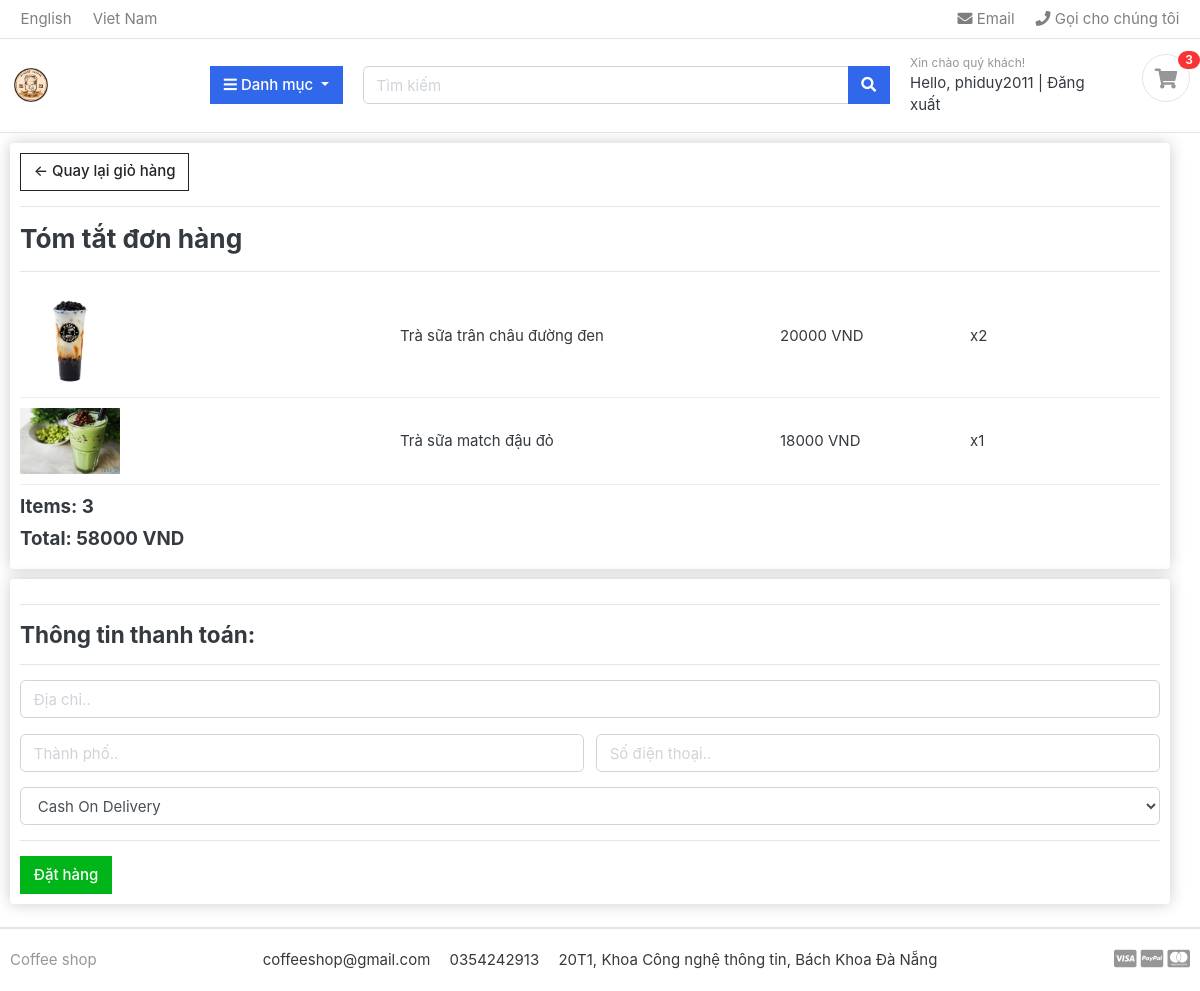
Screenshot of /cart/checkout/ (signed in) with the database file from the repository.
### cart/models.py (models this page shows, shortened)
class OrderItem(models.Model):
    product = models.ForeignKey(Product, on_delete=models.SET_NULL, null=True)
    order = models.ForeignKey(Order, on_delete=models.SET_NULL, null=True)
    quantity = models.IntegerField(default=0)
    date_added = models.DateTimeField(default=now)
    @property
    def get_total(self):
        total = self.product.price * self.quantity
        return total

class Order(models.Model):
    customer = models.ForeignKey(Customer, on_delete=models.SET_NULL, null=True)
    date_ordered = models.DateTimeField(default=now)
    complete = models.BooleanField(default=False)
    @property
    def get_cart_total(self):
        orderitems = self.orderitem_set.all()
        total = sum([item.get_total for item in orderitems])
        return total
    @property
    def get_cart_items(self):
        orderitems = self.orderitem_set.all()
        total = sum([item.quantity for item in orderitems])
        return total

### coffee/models.py (models this page shows, shortened)
class Product(models.Model):
    name = models.CharField(max_length=255, unique=True)
    slug = models.SlugField(max_length=100, unique=True)
    price = models.FloatField()
    quantity = models.IntegerField()
    category = models.ForeignKey(Category, on_delete=models.CASCADE)
    image = models.ImageField(max_length=100, upload_to='products/images', blank=True)
    description = models.TextField(max_length=2048, blank=True, default='')

### cart/views.py (the view, shortened to what this page needs)
# urls.py: path('checkout/', views.checkout, name='checkout'),
def checkout(request):
    if request.user.is_authenticated:
        data = cartData(request)
        items = data['items']
        order = data['order']
        cartItems = data['cartItems']
        total = order.get_cart_total
        return render(request, "checkout.html", {'items':items, 'order':order, 'cartItems':cartItems, 'alert':False})

### cart/inherit.py (called while the page is built, shortened)
def cartData(request):
    if request.user.is_authenticated:
        customer = request.user.customer
        order, created = Order.objects.get_or_create(customer=customer, complete=False)
        items = order.orderitem_set.all()
        cartItems = order.get_cart_items
    return {'cartItems':cartItems, 'items':items, 'order':order}

### category/context_processors.py (called while the page is built)
def menu_links(request):
    links = Category.objects.all()
    return dict(links=links)

### category/models.py (called while the page is built)
    def get_url(self):
        return reverse('products_by_category', args=[self.slug])

### templates/checkout.html (shortened to what this page needs)
{% extends 'base.html' %}
{% load static %}
{% block content %}
<div class="container-fluid row">
    <div class="col-lg-12">
        <div class="box-element">
            <a class="btn btn-outline-dark" href="/cart/">&#x2190; Quay lại giỏ hàng</a>
            <hr>
            <h3>Tóm tắt đơn hàng</h3>
            <hr>
            {% for item in items %}
            <div class="cart-row">
                <div style="flex:2"><img class="row-image" src="{{item.product.image.url}}"></div>
                <div style="flex:2">
                    <p>{{item.product.name}}</p>
                </div>
                <div style="flex:1">
                    <p>{{item.product.price|floatformat:0}} VND</p>
                </div>
                <div style="flex:1">
                    <p>x{{item.quantity}}</p>
                </div>
            </div>
            {% endfor %}
            <h5>Items: {{order.get_cart_items}}</h5>
            <h5>Total: {{order.get_cart_total|floatformat:0}} VND</h5>
        </div>
    </div>
    <div class="col-lg-12">
        <div class="box-element" id="form-wrapper">
            <form method="POST"> {% csrf_token %}
                <div id="shipping-info">
                    <hr>
                    <h4>Thông tin thanh toán:</h4>
                    <hr>
                    <div class="">
                        <input class="form-control" type="text" name="address" placeholder="Địa chỉ.." required>
                    </div>
                    <div style="display: flex; gap: 12px; margin-top: 16px;">
                        <div style="flex: auto;">
                            <input class="form-control" type="text" name="city" placeholder="Thành phố.." required>
                        </div>
                        <div style="flex: auto;">
                            <input class="form-control" type="text" name="phone_number" placeholder="Số điện thoại.." required>
                        </div>
                    </div>
                    <div class="mt-3">
                        <select name="payment" id="payment" class="form-control mt-3">
                            <option value="Cash On Delivery">Cash On Delivery</option>
                        </select>
                    </div>
                </div>
                <hr>
                <input type="submit" value="Đặt hàng" id="form-button" class="btn btn-success">
            </form>
        </div>
        <br>
    </div>
</div>
{% endblock %}

### templates/includes/navbar.html (shortened to what this page needs)
{% load static %}
<header class="section-header">
    <nav class="navbar p-md-0 navbar-expand-sm navbar-light border-bottom">
        <div class="container">
            <div class="collapse navbar-collapse" id="navbarTop4">
                <ul class="navbar-nav mr-auto">
                    <li class="nav-item dropdown">
                        <a href="#" class="nav-link"> English </a>
                    </li>
                    <li class="nav-item dropdown">
                        <a href="#" class="nav-link"> Viet Nam </a>
                    </li>
                </ul>
                <ul class="navbar-nav">
                    <li><a href="#" class="nav-link"> <i class="fa fa-envelope"></i> Email </a></li>
                    <li><a href="#" class="nav-link"> <i class="fa fa-phone"></i> Gọi cho chúng tôi </a></li>
                </ul>
            </div>
        </div>
    </nav>
    <section class="header-main border-bottom">
        <div class="container">
            <div class="row align-items-center">
                <div class="col-lg-2 col-md-3 col-6">
                    <a href="{% url 'home' %}" class="brand-wrap">
                        <img class="logo" src="{% static 'images/logo-shop.png' %}">
                    </a>
                </div>
                <div class="col-lg col-sm col-md col-6 flex-grow-0">
                    <div class="category-wrap dropdown d-inline-block float-right">
                        <button type="button" class="btn btn-primary dropdown-toggle" data-toggle="dropdown">
                            <i class="fa fa-bars"></i> Danh mục
                        </button>
                    </div>
                </div>
                <div class="col-lg  col-md-6 col-sm-12 col">
                    <form action="{% url 'search' %}" class="search">
                        <div class="input-group w-100">
                            <input type="text" class="form-control" style="width:60%;" placeholder="Tìm kiếm" name="keyword">
                            <div class="input-group-append">
                                <button class="btn btn-primary" type="submit">
                                    <i class="fa fa-search"></i>
                                </button>
                            </div>
                        </div>
                    </form>
                </div>
                <div class="col-lg-3 col-sm-6 col-8 order-2 order-lg-3">
                    <div class="d-flex justify-content-end mb-3 mb-lg-0">
                        <div class="widget-header">
                            <small class="title text-muted">Xin chào quý khách!</small>
                            <div>
                                {% if request.user.is_active %}
                                <span class="greet">Hello, {{request.user}}</span> <span class="dark-transp"> | </span>
                                <span><a class="greet" href="{% url 'logout' %}">Đăng xuất</a></span>
                                {% else %}
                                <a href="{% url 'login' %}">Đăng nhập</a> <span class="dark-transp"> | </span>
                                <a href="{%url 'register' %}">Đăng ký</a>
                                {% endif %}
                            </div>
                        </div>
                        <a href="/cart" class="widget-header pl-3 ml-3">
                            <div class="icon icon-sm rounded-circle border"><i class="fa fa-shopping-cart"></i></div>
                            <span class="badge badge-pill badge-danger notify">{{cartItems}}</span>
                        </a>
                    </div>
                </div>
            </div>
        </div>
    </section>
</header>

### static/css/custom.css (style rules this page uses)
.box-element { box-shadow: hsl(0, 0%, 80%) 0 0 16px; background-color: #fff; border-radius: 4px; padding: 10px; }
.col-lg-4, .col-lg-6, .col-lg-8, .col-lg-12 { margin-top: 10px; }
.btn { border-radius: 0; }
.row-image { width: 100px; }
.cart-row { display: flex; align-items: center; padding-bottom: 10px; margin-bottom: 10px; border-bottom: 1px solid #ececec; }

### static/css/ui.css (style rules this page uses)
html { font-family: "Inter", sans-serif; font-size: 15px; }
.icon-xs, .icon-sm, .icon-md, .icon-lg { display: inline-block; text-align: center; flex-shrink: 0; flex-grow: 0; }
.icon-sm { width: 48px; height: 48px; line-height: 48px !important; font-size: 20px; }
p:last-child { margin-bottom: 0; }
.header-main { position: relative; padding-top: 1rem; padding-bottom: 1rem; }
.brand-wrap .logo, .navbar-brand .logo { margin-right: 7px; max-height: 42px; display: inline-block; }
.widget-header { display: inline-block; vertical-align: middle; position: relative; }
.widget-header a { color: #343a40; }
.widget-header i { color: #969696; }
.widget-header .title { display: block; }
.widget-header .notify { position: absolute; top: -3px; right: -10px; }
.notify { position: absolute; top: -4px; right: -10px; display: inline-block; padding: 0.25em 0.6em; font-size: 12px; line-height: 1; text-align: center; border-radius: 3rem; color: #fff; background-color: #fa3434; }

### rows the page displays
OrderItem: product.image (picture), product.name "Trà sữa trân châu đường đen", product.price "20000", quantity "2"
OrderItem: product.image (picture), product.name "Trà sữa match đậu đỏ", product.price "18000", quantity "1"
Order: get_cart_items "3", get_cart_total "58000"

### other values shown
{{ request.user }} "phiduy2011"
{{ cartItems }} "3"
